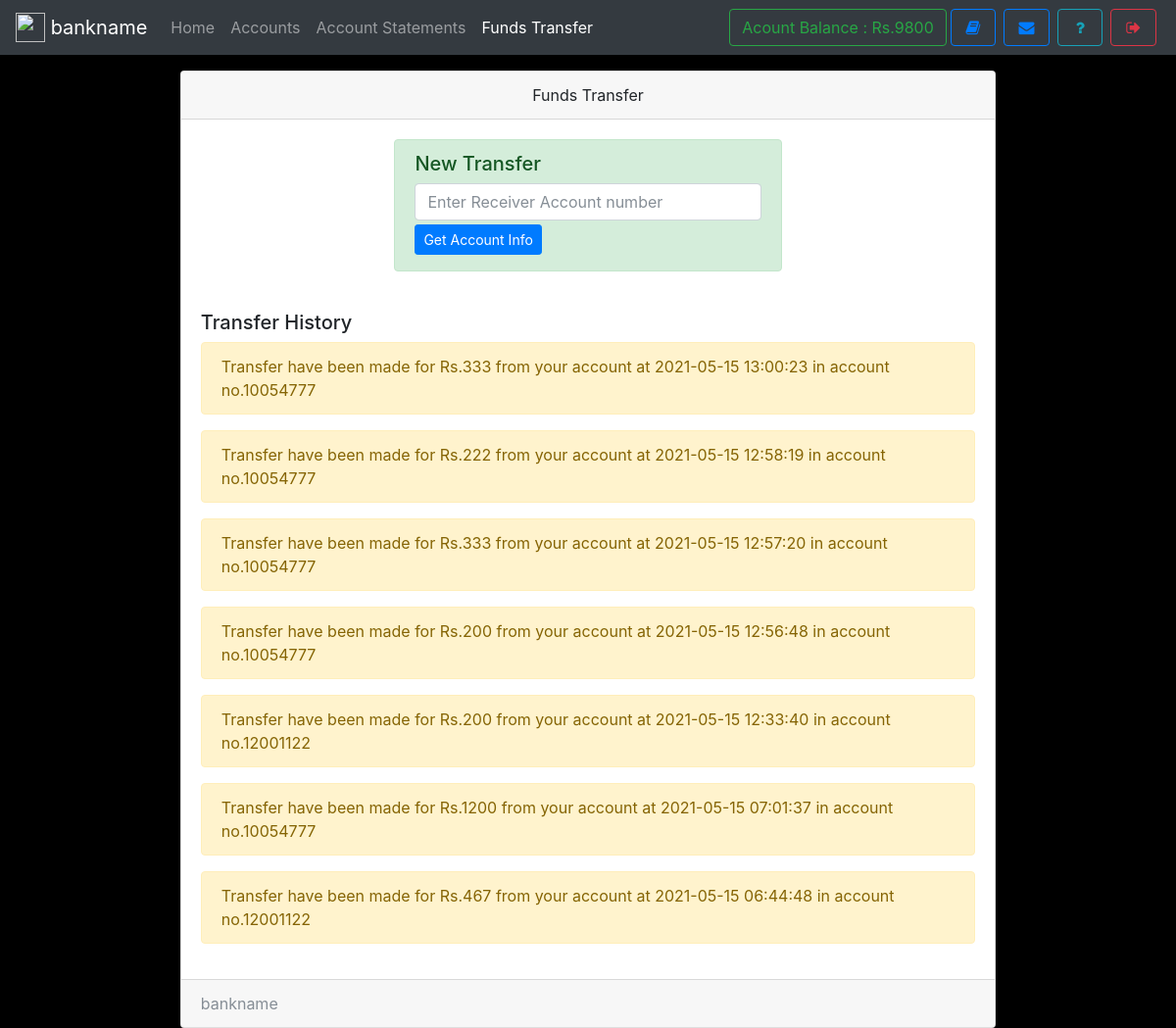
The app's page /transfer.php (signed in) with its own data.
### tables this page shows
CREATE TABLE `useraccounts` (
  `id` int(11) NOT NULL,
  `email` text NOT NULL,
  `password` text NOT NULL,
  `name` varchar(111) NOT NULL,
  `balance` varchar(111) NOT NULL,
  `cnic` varchar(111) NOT NULL,
  `number` varchar(111) NOT NULL,
  `city` varchar(111) NOT NULL,
  `address` varchar(111) NOT NULL,
  `source` varchar(111) NOT NULL,
  `accountNo` varchar(111) NOT NULL,
  `branch` varchar(111) NOT NULL,
  `accountType` varchar(111) NOT NULL,
  `date` timestamp NOT NULL DEFAULT CURRENT_TIMESTAMP
);

CREATE TABLE `transaction` (
  `transactionId` int(11) NOT NULL,
  `action` varchar(111) NOT NULL,
  `credit` varchar(111) NOT NULL,
  `debit` varchar(111) NOT NULL,
  `balance` varchar(111) NOT NULL,
  `beneId` varchar(111) NOT NULL,
  `other` varchar(111) NOT NULL,
  `userId` int(11) NOT NULL,
  `date` timestamp NOT NULL DEFAULT CURRENT_TIMESTAMP
);

### db.php (called while the page is built, shortened)
<?php
    $con = new mysqli('localhost','root','','mybank');
    $ar = $con->query("select * from userAccounts,branch where id = '$_SESSION[userId]' AND userAccounts.branch = branch.branchId");
    $userData = $ar->fetch_assoc();
?>

### transfer.php (the view, shortened to what this page needs)
<!DOCTYPE html>
<html>
<head>
  <?php require 'assets/autoloader.php'; ?>
  <?php require 'assets/db.php'; ?>
  <?php require 'assets/function.php'; ?>
</head>
<body style="background:#000000;background-size: 100%">
<nav class="navbar navbar-expand-lg navbar-dark bg-dark fixed-top">
 <a class="navbar-brand" href="#">
    <img src="images/logo1.jpg" width="30" height="30" class="d-inline-block align-top" alt="">
   <?php echo bankname; ?>
  </a>
  <div class="collapse navbar-collapse" id="navbarSupportedContent">
    <ul class="navbar-nav mr-auto">
      <li class="nav-item ">
        <a class="nav-link " href="index.php">Home <span class="sr-only">(current)</span></a>
      </li>
      <li class="nav-item ">  <a class="nav-link" href="accounts.php">Accounts</a></li>
      <li class="nav-item ">  <a class="nav-link" href="statements.php">Account Statements</a></li>
      <li class="nav-item active">  <a class="nav-link" href="transfer.php">Funds Transfer</a></li>
    </ul>
    <?php include 'sideButton.php'; ?>
  </div>
</nav><br><br><br>
<div class="container">
  <div class="card  w-75 mx-auto">
  <div class="card-header text-center">
    Funds Transfer
  </div>
  <div class="card-body">
      <form method="POST">
          <div class="alert alert-success w-50 mx-auto">
            <h5>New Transfer</h5>
            <input type="text" name="otherNo" class="form-control " placeholder="Enter Receiver Account number" required>
            <button type="submit" name="get" class="btn btn-primary btn-bloc btn-sm my-1">Get Account Info</button>
          </div>
      </form>
    <br>
    <h5>Transfer History</h5>
    <?php
      $array = $con->query("select * from transaction where userId = '$userData[id]' AND action = 'transfer' order by date desc");
      if ($array ->num_rows > 0)
      {
         while ($row = $array->fetch_assoc())
         {
            if ($row['action'] == 'transfer')
            {
              echo "<div class='alert alert-warning'>Transfer have been made for  Rs.$row[debit] from your account at $row[date] in  account no.$row[other]</div>";
            }
         }
      }
      else
        echo "<div class='alert alert-info'>You have made no transfer yet.</div>";
    ?>
  </div>
  <div class="card-footer text-muted">
   <?php echo bankname ?>
  </div>
</div>
</div>
</body>
</html>

### sideButton.php
<form class="form-inline my-2 my-lg-0">
        <a href="" class="btn btn-outline-success" data-toggle="tooltip" title="Your current Account Balance">Acount Balance : Rs.<?php echo $userData['balance']; ?></a>
        <a href="accounts.php" data-toggle="tooltip" title="Account Summary" class="btn btn-outline-primary mx-1" ><i class="fa fa-book fa-fw"></i></a>
        <a href="notice.php" data-toggle="tooltip" title="View Notice" class="btn btn-outline-primary mx-1" ><i class="fa fa-envelope fa-fw"></i></a>
        <a href="feedback.php" data-toggle="tooltip" title="Help?" class="btn btn-outline-info mx-1" ><i class="fa fa-question fa-fw"></i></a>
        <a href="logout.php" data-toggle="tooltip" title="Logout" class="btn btn-outline-danger mx-1" ><i class="fa fa-sign-out fa-fw"></i></a>
</form>

### records on screen
useraccounts: balance "9800"
transaction: debit "333", date "2021-05-15 13:00:23", other "10054777"
transaction: debit "222", date "2021-05-15 12:58:19", other "10054777"
transaction: debit "333", date "2021-05-15 12:57:20", other "10054777"
transaction: debit "200", date "2021-05-15 12:56:48", other "10054777"
transaction: debit "200", date "2021-05-15 12:33:40", other "12001122"
transaction: debit "1200", date "2021-05-15 07:01:37", other "10054777"
transaction: debit "467", date "2021-05-15 06:44:48", other "12001122"

### other values on screen
bankname "bankname"
